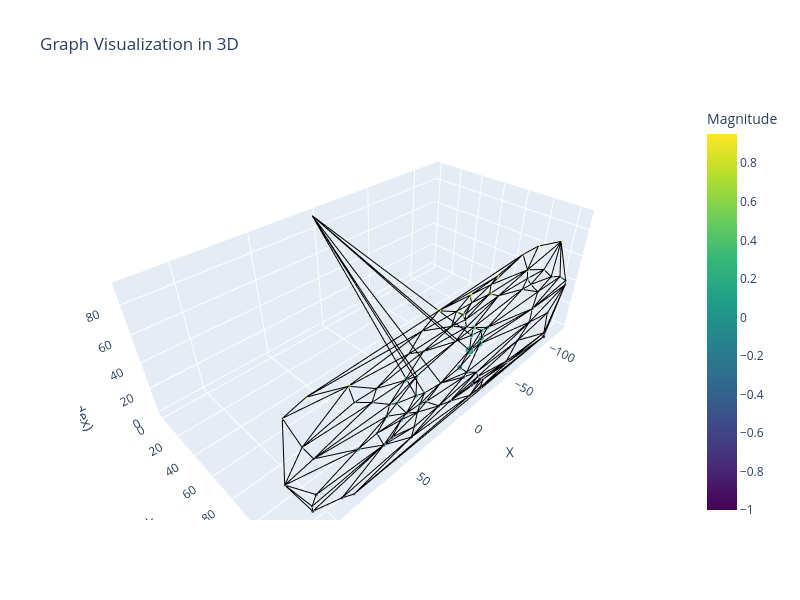

Notebook cell for this chart:
### Code cell
import open3d as o3d
import numpy as np

import plotly.graph_objects as go
import networkx as nx
import numpy as np

def visualize_graph_plotly(graph):
    # Extract node positions and attributes
    node_x = []
    node_y = []
    node_z = []
    node_colors = []
    node_sizes = []

    for i, data in graph.nodes(data=True):
        x = data['x']
        y = data['y']
        z = i  # using index as z
        intensity = data['intensity']
        mag = data['mag']

        node_x.append(x)
        node_y.append(y)
        node_z.append(z)
        node_colors.append(mag)
        node_sizes.append(intensity * 10)

    # Edge coordinates
    edge_x = []
    edge_y = []
    edge_z = []

    for u, v in graph.edges():
        edge_x += [graph.nodes[u]['x'], graph.nodes[v]['x'], None]
        edge_y += [graph.nodes[u]['y'], graph.nodes[v]['y'], None]
        edge_z += [u, v, None]  # z = index

    # Create edge trace
    edge_trace = go.Scatter3d(
        x=edge_x, y=edge_y, z=edge_z,
        line=dict(width=2, color='black'),
        hoverinfo='none',
        mode='lines'
    )

    # Create node trace
    node_trace = go.Scatter3d(
        x=node_x, y=node_y, z=node_z,
        mode='markers',
        marker=dict(
            size=node_sizes,
            color=node_colors,
            colorscale='Viridis',
            opacity=0.8,
            colorbar=dict(title='Magnitude')
        ),
        hoverinfo='text',
        text=[f"Node {i}, Intensity: {graph.nodes[i]['intensity']:.2f}, Mag: {graph.nodes[i]['mag']:.2f}" for i in graph.nodes]
    )

    # Create the figure
    fig = go.Figure(data=[edge_trace, node_trace])
    fig.update_layout(
        title="Graph Visualization in 3D",
        width=800, height=600,
        scene=dict(
            xaxis=dict(title='X'),
            yaxis=dict(title='Y'),
            zaxis=dict(title='Z (Node index)')
        ),
        showlegend=False
    )
    fig.show()



def pyg_to_nx(pyg_graph):
    """Converts a PyTorch Geometric Data object to a NetworkX graph."""
    G = nx.Graph()
    
    # Add nodes with their attributes
    for i in range(pyg_graph.num_nodes):
        intensity = pyg_graph.x[i][0].item()  # Assuming intensity is the first feature
        mag = pyg_graph.x[i][1].item()         # Assuming mag is the second feature
        x = int(pyg_graph.x[i][2].item()  *125 )        # Assuming x coordinate is the third feature
        y = int(pyg_graph.x[i][3].item() *125  )   # Assuming y coordinate is the fourth feature
        G.add_node(i, intensity=intensity, mag=mag, x=x, y=y)

    # Add edges with weights
    for edge_index in pyg_graph.edge_index.t().tolist():
        i, j = edge_index  # i and j are already integers
        edge_idx = (pyg_graph.edge_index[0] == i) & (pyg_graph.edge_index[1] == j)
        weight = pyg_graph.edge_attr[edge_idx.nonzero(as_tuple=True)[0][0]].item()  # Get the weight for the edge
        G.add_edge(i, j, weight=weight)  # Use i and j directly

    return G

if dataset:
    nx_graph = pyg_to_nx(dataset[0])
    visualize_graph_plotly(nx_graph)

### Figure 1 — Plotly figure (JSON) as saved in the notebook; plotly's stock layout.template omitted (floating-point values rounded to 4 significant figures; data arrays with more than 128 entries replaced by an {"elided": "..."} marker saying what was removed)
{"data": [{"hoverinfo": "none", "line": {"color": "black", "width": 2}, "mode": "lines", "type": "scatter3d", "x": {"elided": "780 int values"}, "y": {"elided": "780 int values"}, "z": {"elided": "780 int values"}}, {"hoverinfo": "text", "marker": {"color": [-1, -0.984, -0.968, -0.968, -0.952, -0.952, -0.92, -0.872, -0.872, -0.84, -0.824, -0.808, -0.68, -0.648, -0.648, -0.616, -0.616, -0.584, -0.568, -0.488, -0.456, -0.456, -0.44, -0.376, -0.36, -0.296, -0.28, -0.248, -0.232, -0.232, -0.232, -0.184, -0.184, -0.184, -0.168, -0.152, -0.12, -0.088, -0.072, -0.024, 0.008, 0.008, 0.024, 0.024, 0.024, 0.024, 0.024, 0.056, 0.088, 0.088, 0.12, 0.136, 0.152, 0.168, 0.168, 0.184, 0.232, 0.264, 0.264, 0.296, 0.328, 0.328, 0.392, 0.408, 0.408, 0.424, 0.44, 0.488, 0.504, 0.52, 0.52, 0.536, 0.584, 0.6, 0.616, 0.616, 0.632, 0.632, 0.696, 0.712, 0.792, 0.808, 0.824, 0.84, 0.84, 0.856, 0.904, 0.904, 0.936, 0.952, 0.952, 0.168], "colorbar": {"title": {"text": "Magnitude"}}, "colorscale": [[0, "#440154"], [0.1111, "#482878"], [0.2222, "#3e4989"], [0.3333, "#31688e"], [0.4444, "#26828e"], [0.5556, "#1f9e89"], [0.6667, "#35b779"], [0.7778, "#6ece58"], [0.8889, "#b5de2b"], [1, "#fde725"]], "opacity": 0.8, "size": [4.401, 3.26, 4.384, 3.948, 3.872, 3.394, 3.799, 3.773, 3.347, 3.92, 4.203, 4.368, 4.973, 3.826, 4.51, 3.329, 3.247, 4.201, 3.814, 3.886, 3.345, 4.911, 4.517, 4.041, 4.864, 5.089, 4.284, 4.761, 4.558, 4.09, 5.039, 4.488, 4.221, 4.999, 3.78, 3.86, 6.253, 4.491, 3.52, 3.987, 5.081, 4.752, 3.567, 6.737, 10, 5.192, 3.418, 6.395, 4.028, 4.027, 4.058, 3.481, 4.91, 5.402, 3.975, 5.623, 4.568, 5.728, 3.806, 3.636, 5.692, 3.818, 3.269, 3.402, 4.183, 4.926, 3.915, 3.915, 4.185, 4.851, 4.381, 3.238, 4.747, 3.726, 3.975, 4.713, 4.235, 5.787, 4.792, 3.523, 4.633, 3.258, 3.314, 3.645, 3.355, 4.809, 4.284, 3.532, 4.523, 3.438, 3.619, 1.414]}, "mode": "markers", "text": ["Node 0, Intensity: 0.44, Mag: -1.00", "Node 1, Intensity: 0.33, Mag: -0.98", "Node 2, Intensity: 0.44, Mag: -0.97", "Node 3, Intensity: 0.39, Mag: -0.97", "Node 4, Intensity: 0.39, Mag: -0.95", "Node 5, Intensity: 0.34, Mag: -0.95", "Node 6, Intensity: 0.38, Mag: -0.92", "Node 7, Intensity: 0.38, Mag: -0.87", "Node 8, Intensity: 0.33, Mag: -0.87", "Node 9, Intensity: 0.39, Mag: -0.84", "Node 10, Intensity: 0.42, Mag: -0.82", "Node 11, Intensity: 0.44, Mag: -0.81", "Node 12, Intensity: 0.50, Mag: -0.68", "Node 13, Intensity: 0.38, Mag: -0.65", "Node 14, Intensity: 0.45, Mag: -0.65", "Node 15, Intensity: 0.33, Mag: -0.62", "Node 16, Intensity: 0.32, Mag: -0.62", "Node 17, Intensity: 0.42, Mag: -0.58", "Node 18, Intensity: 0.38, Mag: -0.57", "Node 19, Intensity: 0.39, Mag: -0.49", "Node 20, Intensity: 0.33, Mag: -0.46", "Node 21, Intensity: 0.49, Mag: -0.46", "Node 22, Intensity: 0.45, Mag: -0.44", "Node 23, Intensity: 0.40, Mag: -0.38", "Node 24, Intensity: 0.49, Mag: -0.36", "Node 25, Intensity: 0.51, Mag: -0.30", "Node 26, Intensity: 0.43, Mag: -0.28", "Node 27, Intensity: 0.48, Mag: -0.25", "Node 28, Intensity: 0.46, Mag: -0.23", "Node 29, Intensity: 0.41, Mag: -0.23", "Node 30, Intensity: 0.50, Mag: -0.23", "Node 31, Intensity: 0.45, Mag: -0.18", "Node 32, Intensity: 0.42, Mag: -0.18", "Node 33, Intensity: 0.50, Mag: -0.18", "Node 34, Intensity: 0.38, Mag: -0.17", "Node 35, Intensity: 0.39, Mag: -0.15", "Node 36, Intensity: 0.63, Mag: -0.12", "Node 37, Intensity: 0.45, Mag: -0.09", "Node 38, Intensity: 0.35, Mag: -0.07", "Node 39, Intensity: 0.40, Mag: -0.02", "Node 40, Intensity: 0.51, Mag: 0.01", "Node 41, Intensity: 0.48, Mag: 0.01", "Node 42, Intensity: 0.36, Mag: 0.02", "Node 43, Intensity: 0.67, Mag: 0.02", "Node 44, Intensity: 1.00, Mag: 0.02", "Node 45, Intensity: 0.52, Mag: 0.02", "Node 46, Intensity: 0.34, Mag: 0.02", "Node 47, Intensity: 0.64, Mag: 0.06", "Node 48, Intensity: 0.40, Mag: 0.09", "Node 49, Intensity: 0.40, Mag: 0.09", "Node 50, Intensity: 0.41, Mag: 0.12", "Node 51, Intensity: 0.35, Mag: 0.14", "Node 52, Intensity: 0.49, Mag: 0.15", "Node 53, Intensity: 0.54, Mag: 0.17", "Node 54, Intensity: 0.40, Mag: 0.17", "Node 55, Intensity: 0.56, Mag: 0.18", "Node 56, Intensity: 0.46, Mag: 0.23", "Node 57, Intensity: 0.57, Mag: 0.26", "Node 58, Intensity: 0.38, Mag: 0.26", "Node 59, Intensity: 0.36, Mag: 0.30", "Node 60, Intensity: 0.57, Mag: 0.33", "Node 61, Intensity: 0.38, Mag: 0.33", "Node 62, Intensity: 0.33, Mag: 0.39", "Node 63, Intensity: 0.34, Mag: 0.41", "Node 64, Intensity: 0.42, Mag: 0.41", "Node 65, Intensity: 0.49, Mag: 0.42", "Node 66, Intensity: 0.39, Mag: 0.44", "Node 67, Intensity: 0.39, Mag: 0.49", "Node 68, Intensity: 0.42, Mag: 0.50", "Node 69, Intensity: 0.49, Mag: 0.52", "Node 70, Intensity: 0.44, Mag: 0.52", "Node 71, Intensity: 0.32, Mag: 0.54", "Node 72, Intensity: 0.47, Mag: 0.58", "Node 73, Intensity: 0.37, Mag: 0.60", "Node 74, Intensity: 0.40, Mag: 0.62", "Node 75, Intensity: 0.47, Mag: 0.62", "Node 76, Intensity: 0.42, Mag: 0.63", "Node 77, Intensity: 0.58, Mag: 0.63", "Node 78, Intensity: 0.48, Mag: 0.70", "Node 79, Intensity: 0.35, Mag: 0.71", "Node 80, Intensity: 0.46, Mag: 0.79", "Node 81, Intensity: 0.33, Mag: 0.81", "Node 82, Intensity: 0.33, Mag: 0.82", "Node 83, Intensity: 0.36, Mag: 0.84", "Node 84, Intensity: 0.34, Mag: 0.84", "Node 85, Intensity: 0.48, Mag: 0.86", "Node 86, Intensity: 0.43, Mag: 0.90", "Node 87, Intensity: 0.35, Mag: 0.90", "Node 88, Intensity: 0.45, Mag: 0.94", "Node 89, Intensity: 0.34, Mag: 0.95", "Node 90, Intensity: 0.36, Mag: 0.95", "Node 91, Intensity: 0.14, Mag: 0.17"], "type": "scatter3d", "x": [-104, 85, -25, -14, -103, -54, 93, -54, -27, 41, -23, -23, -14, 7, 111, -20, 39, 18, 111, -64, -18, 63, 57, -101, 108, -4, 37, -7, -76, 30, 50, 35, 46, 81, 68, 18, 1, 32, -120, -76, 39, 61, -119, -17, -7, 54, 123, -18, 59, 107, -108, -79, -23, -17, 39, -7, -94, 48, 71, 8, -8, 112, -67, -57, -1, 68, 82, -81, 35, -61, 1, -30, 13, 46, 1, 4, -59, -20, 85, -3, 10, -97, 37, -20, 119, -1, -25, 107, 25, -67, -50, 4], "y": [125, 125, 125, 125, 125, 125, 125, 125, 125, 125, 125, 125, 125, 125, 125, 125, 125, 125, 125, 125, 125, 125, 125, 125, 125, 125, 125, 125, 125, 125, 125, 125, 125, 125, 125, 125, 125, 125, 125, 125, 125, 125, 125, 125, 125, 125, 125, 125, 125, 125, 125, 125, 125, 125, 125, 125, 125, 125, 125, 125, 125, 125, 125, 125, 125, 125, 125, 125, 125, 125, 125, 125, 125, 125, 125, 125, 125, 125, 125, 125, 125, 125, 125, 125, 125, 125, 125, 125, 125, 125, 125, 0], "z": [0, 1, 2, 3, 4, 5, 6, 7, 8, 9, 10, 11, 12, 13, 14, 15, 16, 17, 18, 19, 20, 21, 22, 23, 24, 25, 26, 27, 28, 29, 30, 31, 32, 33, 34, 35, 36, 37, 38, 39, 40, 41, 42, 43, 44, 45, 46, 47, 48, 49, 50, 51, 52, 53, 54, 55, 56, 57, 58, 59, 60, 61, 62, 63, 64, 65, 66, 67, 68, 69, 70, 71, 72, 73, 74, 75, 76, 77, 78, 79, 80, 81, 82, 83, 84, 85, 86, 87, 88, 89, 90, 91]}], "layout": {"height": 600, "scene": {"xaxis": {"title": {"text": "X"}}, "yaxis": {"title": {"text": "Y"}}, "zaxis": {"title": {"text": "Z (Node index)"}}}, "showlegend": false, "title": {"text": "Graph Visualization in 3D"}, "width": 800}}
